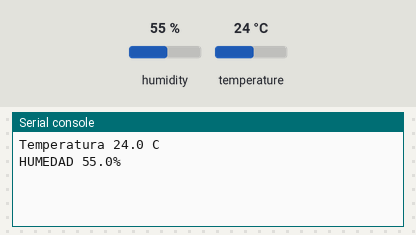
Simulated run of this program. Board: Raspberry Pi Pico running MicroPython. On the bench: the last lines printed to the serial console. The test bench sets the inputs (shaded band); at power-on: humidity 55 %, temperature 24 °C.

Above: at 1.2 s.
1.3 s: humidity set to 22 %
At 2.4 s:
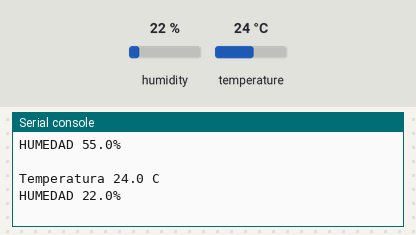
4.0 s: temperature set to 12 °C
At 4.7 s:
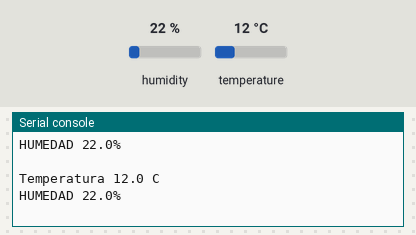
6.7 s: humidity set to 40 %
At 9.4 s:
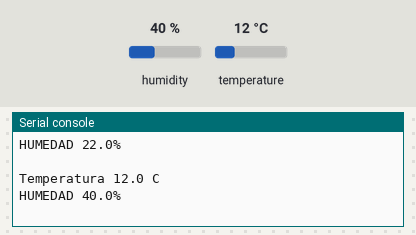
Timing chart, 0 to 10.9 s (numbered marks = the images above; inputs shaded):
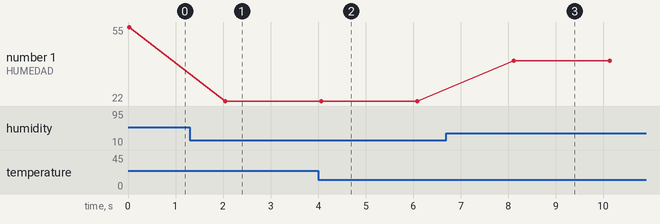

Measured:
- after the input at 1.3 s, the serial console: prints a new line after 0.75 s (image 1)
- after the input at 4.0 s, the serial console: prints a new line after 0.07 s (image 2)
- after the input at 6.7 s, the serial console: prints a new line after 1.4 s (image 3)
- plotted number 1: 55 → 22 after the input at 1.3 s, 22 → 40 after the input at 6.7 s

The program:

sensor_Dht11.py
```python
from machine import Pin
from time import sleep
from dht import DHT11

pin = Pin(20, Pin.OUT, Pin.PULL_UP)
sensor = DHT11(pin)

while True:
    T  = (sensor.temperature)
    H = (sensor.humidity)
    try:
        print("Temperatura {} C".format(T))
        print("HUMEDAD {}%\n".format(H))
    except:
        print("ERROR!")
    sleep(2)
              
```
